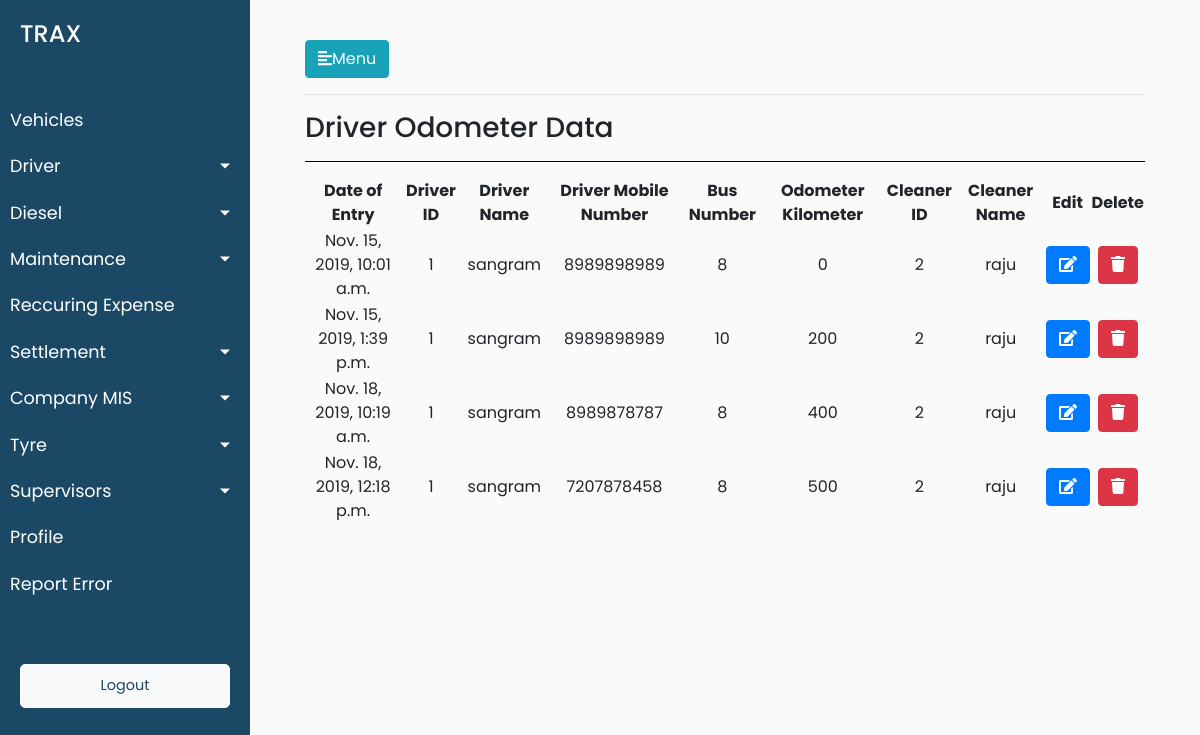
/driver/driver_odometer, run on an earlier commit of the app's database.
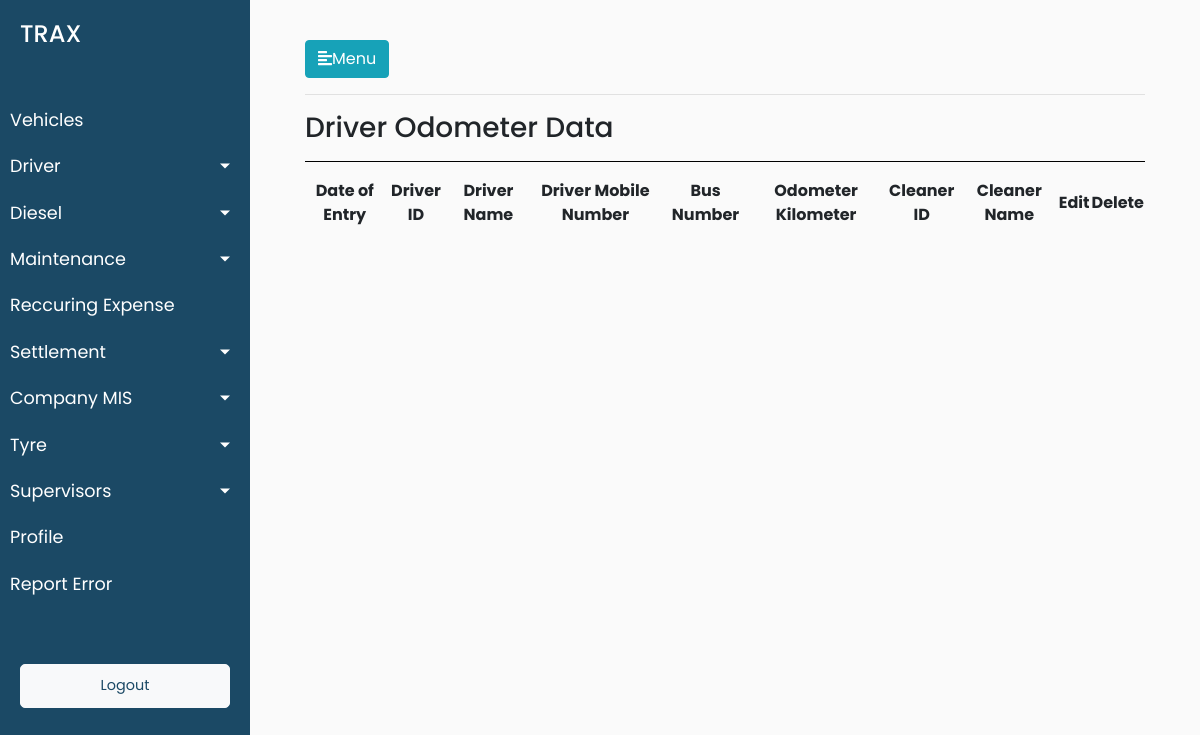
And on a later commit of the database.
### trax_vehicle_manager_data/models.py (models this page shows, shortened)
class Drivers_Odometer_Data(models.Model):
        drivers_odometer_data_date_of_entry = models.DateTimeField(default=timezone.now)
        drivers_odometer_data_driver_id = models.ForeignKey(Drivers, on_delete = models.CASCADE)
        drivers_odometer_data_mobile_number = models.CharField(max_length=12,blank=True)
        drivers_odometer_data_vehicle_number = models.ForeignKey(Vehicles, on_delete = models.CASCADE,blank=True, null=True)
        drivers_odometer_data_odometer_kilometer = models.CharField(max_length=12,blank=True)
        drivers_odometer_data_cleaner_id = models.ForeignKey(Cleaners, on_delete = models.CASCADE,blank=True, null=True)
        class Meta:
                verbose_name_plural = "Drivers Odometer List"
                verbose_name = "Driver's Odometer"

class Drivers(models.Model):
        driver_reference_no = models.IntegerField()
        driver_driver_name = models.CharField(max_length=264,default="")
        driver_vehicle_short_number = models.CharField(max_length=12,blank=True)
        driver_vehicle_number = models.CharField(max_length=12,blank=True)
        driver_vehicle_type = models.CharField(max_length=264,blank=True)
        vehicle_type_of_module = models.CharField(max_length=264,blank=True)
        driver_joining_date = models.DateTimeField(default=timezone.now)
        driver_license_number = models.CharField(max_length=264,blank=True)
        driver_aadhar_number = models.CharField(max_length=264,blank=True,default="")
        driver_contact_number = models.CharField(max_length=264,blank=True,default="")
        driver_pan_number = models.CharField(max_length=264,blank=True,default="")
        driver_address_proof = models.CharField(max_length=264,blank=True,default="")
        driver_photoid_proof = models.CharField(max_length=264,blank=True,default="")
        driver_driver_bank_name = models.CharField(max_length=264,default="")
        driver_bank_name = models.CharField(max_length=264,blank=True,default="")
        driver_bank_account_number = models.CharField(max_length=264,blank=True)
        driver_ban_ifsc_code = models.CharField(max_length=264,blank=True,default="")
        driver_bank_branch = models.CharField(max_length=264,blank=True,default="")
        driver_alternate_contact_number=models.CharField(max_length=264,blank=True,default="")
        driver_license_residence_address=models.CharField(max_length=264,blank=True,default="")
        driver_aadhar_card_residence_address=models.CharField(max_length=264,blank=True,default="")
        driver_years_of_experience = models.CharField(max_length=264,blank=True,default="")
        driver_last_employer_name = models.CharField(max_length=264,blank=True,default="")
        driver_years_with_kruze_or_aaron = models.CharField(max_length=264,blank=True,default="")
        def __str__(self):
                return str(self.driver_reference_no)

class Vehicles(models.Model):
        vehicle_ownership_choices = (('ATPL','ATPL'),('AT','AT'),('CT','CT'))
        vehicle_ownership_name = models.CharField(choices=vehicle_ownership_choices,max_length=900,default="AT")
        vehicle_id = models.CharField(max_length=900,blank=True)
        vehicle_number = models.CharField(max_length=900,blank=True)
        vehicle_card_number = models.CharField(max_length=900,blank=True)
        vehicle_seating_capacity = models.CharField(max_length=900,blank=True)
        minimum_average = models.CharField(max_length=900,blank=True)
        incremental_average = models.CharField(max_length=900,blank=True)
        vehicle_current_status = models.CharField(max_length=900,blank=True)
        vehicle_buying_date = models.DateTimeField(blank=True)
        vehicle_type = models.CharField(max_length=900,blank=True)
        vehicle_ownership = models.CharField(max_length=900,blank=True)
        vehicle_ownership_details = models.CharField(max_length=900,blank=True)
        vehicle_manufacturer = models.CharField(max_length=900,blank=True)
        vehicle_registered_number = models.CharField(max_length=900,blank=True)
        driver_id = models.ForeignKey(Drivers, on_delete = models.CASCADE)
        cleaner_id = models.ForeignKey(Cleaners, on_delete = models.CASCADE)
        def __str__(self):
            return str(self.pk)
        class Meta:
                verbose_name_plural = "Vehicles Master List"
                verbose_name = "Vehicle"

class Cleaners(models.Model):
    cleaner_Id = models.CharField(max_length=900,blank=True)
    cleaner_Name = models.CharField(max_length=900,blank=True)
    cleaner_Age = models.CharField(max_length=900,blank=True)
    cleaner_License_Number = models.CharField(max_length=900,blank=True)
    cleaner_Address = models.CharField(max_length=900,blank=True)
    cleaner_Contact_Number = models.CharField(max_length=900,blank=True)
    cleaner_Salary = models.CharField(max_length=900,blank=True)
    cleaner_joining_date = models.DateTimeField(blank=True)
    cleaner_aadhar_number = models.CharField(max_length=900,blank=True)
    cleaner_pan_number = models.CharField(max_length=900,blank=True)
    cleaner_alternate_contact_number = models.CharField(max_length=900,blank=True)
    cleaner_address_proof = models.CharField(max_length=900,blank=True)
    cleaner_photo_id_proof = models.CharField(max_length=900,blank=True)
    class Meta:
        verbose_name_plural = "Cleaners Master List"
        verbose_name = "Cleaner"

### trax_vehicle_manager_data/views.py (the view)
# urls.py: path('driver/driver_odometer',views.driver_odometer,name='driver_odometer'),
def driver_odometer(request):
    driver_odometer_objects = Drivers_Odometer_Data.objects.all()
    data = {'driver_odometer_list': driver_odometer_objects}
    return render(request,'trax_vehicle_manager_data/driver_odometer.html',data)

### trax_vehicle_manager_data/templates/trax_vehicle_manager_data/driver_odometer.html (shortened to what this page needs)
{% extends 'trax_vehicle_manager_data/base.html' %}
{% load static %}
{% block stylesheets %}
<link rel="stylesheet" href="//cdn.datatables.net/1.10.19/css/jquery.dataTables.min.css">
{% endblock stylesheets %}
{% block content %}
<hr>
<h3>Driver Odometer Data</h3>
<hr style="background-color: black">
<div>
    <table id="test_table" class="display" style="width:100%;text-align: center">
        <thead>
            <tr>
                <th>Date of Entry</th>
                <th>Driver ID</th>
                <th>Driver Name</th>
                <th>Driver Mobile Number</th>
                <th>Bus Number</th>
                <th>Odometer Kilometer</th>
                <th>Cleaner ID</th>
                <th>Cleaner Name</th>
                <th>Edit</th>
                <th>Delete</th>
            </tr>
        </thead>
        <tbody>
            {% for odometer in driver_odometer_list %}
            <tr>
                <td>{{odometer.drivers_odometer_data_date_of_entry}}</td>
                <td>{{odometer.drivers_odometer_data_driver_id}}</td>
                <td>{{odometer.drivers_odometer_data_driver_id.driver_driver_name}}</td>
                <td>{{odometer.drivers_odometer_data_mobile_number}}</td>
                <td>{{odometer.drivers_odometer_data_vehicle_number}}</td>
                <td>{{odometer.drivers_odometer_data_odometer_kilometer}}</td>
                <td>{{odometer.drivers_odometer_data_cleaner_id.cleaner_Id}}</td>
                <td>{{odometer.drivers_odometer_data_cleaner_id.cleaner_Name}}</td>
                <td><button class="btn btn-primary"><i class="fa fa-edit"></i></button></td>
                <td><button class="btn btn-danger"><i class="fa fa-trash"></i></button></td>
            </tr>
            {% endfor %}
        </tbody>
    </table>
</div>
{% endblock %}

What changed in the data, as far as the page shows it:
removed Drivers_Odometer_Data: drivers_odometer_data_date_of_entry "Nov. 15, 2019, 10:01 a.m.", drivers_odometer_data_driver_id "1", drivers_odometer_data_driver_id.driver_driver_name "sangram", drivers_odometer_data_mobile_number "8989898989", drivers_odometer_data_vehicle_number "8", drivers_odometer_data_odometer_kilometer "0", drivers_odometer_data_cleaner_id.cleaner_Id "2", drivers_odometer_data_cleaner_id.cleaner_Name "raju"
removed Drivers_Odometer_Data: drivers_odometer_data_date_of_entry "Nov. 15, 2019, 1:39 p.m.", drivers_odometer_data_driver_id "1", drivers_odometer_data_driver_id.driver_driver_name "sangram", drivers_odometer_data_mobile_number "8989898989", drivers_odometer_data_vehicle_number "10", drivers_odometer_data_odometer_kilometer "200", drivers_odometer_data_cleaner_id.cleaner_Id "2", drivers_odometer_data_cleaner_id.cleaner_Name "raju"
removed Drivers_Odometer_Data: drivers_odometer_data_date_of_entry "Nov. 18, 2019, 10:19 a.m.", drivers_odometer_data_driver_id "1", drivers_odometer_data_driver_id.driver_driver_name "sangram", drivers_odometer_data_mobile_number "8989878787", drivers_odometer_data_vehicle_number "8", drivers_odometer_data_odometer_kilometer "400", drivers_odometer_data_cleaner_id.cleaner_Id "2", drivers_odometer_data_cleaner_id.cleaner_Name "raju"
removed Drivers_Odometer_Data: drivers_odometer_data_date_of_entry "Nov. 18, 2019, 12:18 p.m.", drivers_odometer_data_driver_id "1", drivers_odometer_data_driver_id.driver_driver_name "sangram", drivers_odometer_data_mobile_number "7207878458", drivers_odometer_data_vehicle_number "8", drivers_odometer_data_odometer_kilometer "500", drivers_odometer_data_cleaner_id.cleaner_Id "2", drivers_odometer_data_cleaner_id.cleaner_Name "raju"
